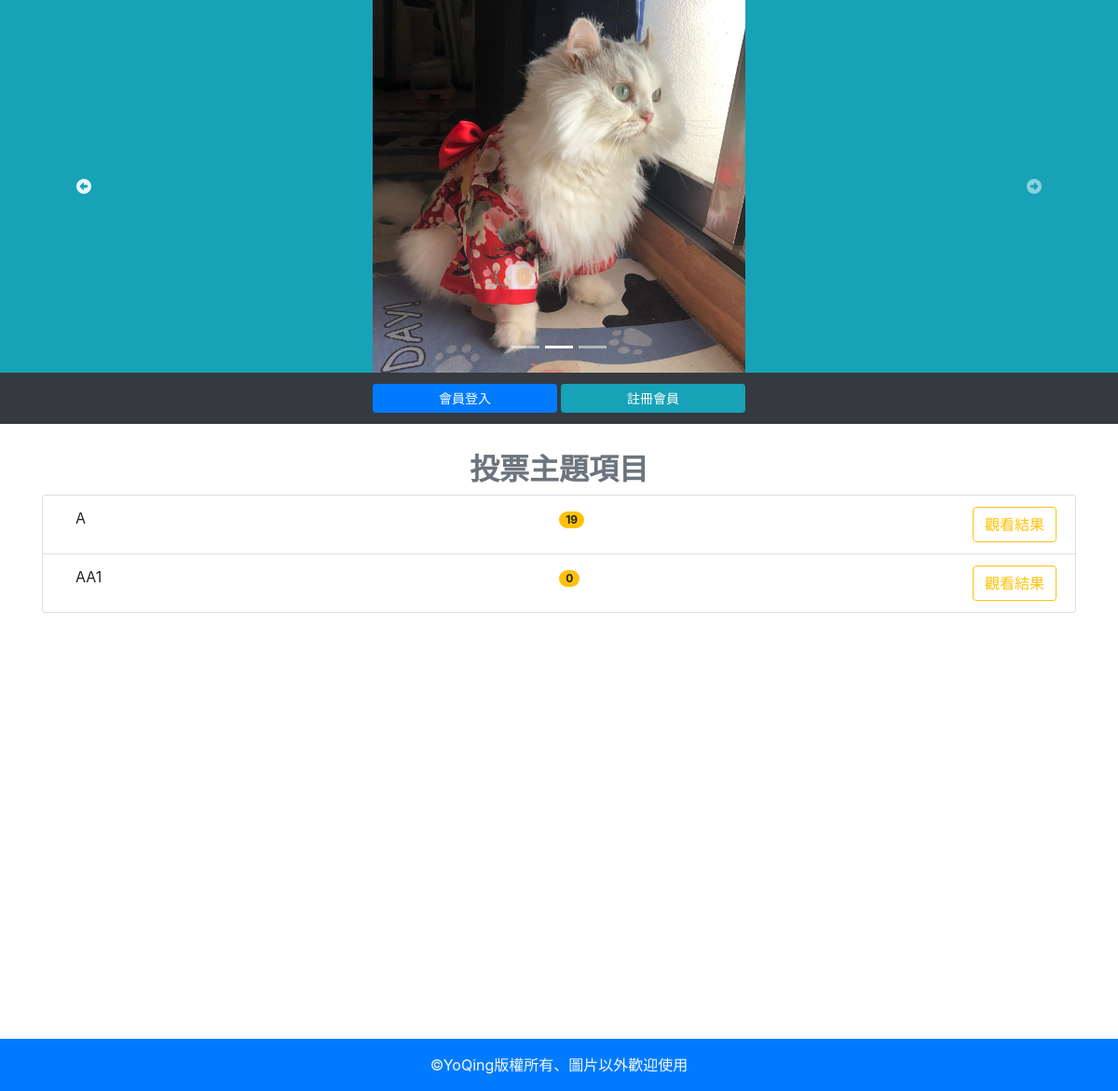
The page / on the database its author committed.
### tables this page shows
CREATE TABLE `ad` (
  `id` int(11) UNSIGNED NOT NULL,
  `name` varchar(64) NOT NULL,
  `sh` tinyint(1) UNSIGNED NOT NULL,
  `intro` varchar(64) DEFAULT NULL
);

CREATE TABLE `topics` (
  `id` int(11) UNSIGNED NOT NULL,
  `topic` varchar(128) NOT NULL
);

### db.php (called while the page is built, shortened)
<?php
    $dsn="mysql:host=localhost;charset=utf8;dbname=yovote";
    $pdo=new PDO($dsn,'root','');
    function all($table,...$arg){
    global $pdo;
    $sql="SELECT * FROM `$table` ";
    if(isset($arg[0])){
        if(is_array($arg[0])){
            foreach($arg[0] as $key=>$value){
                $tmp[]="`$key`='$value'";
            }
            $sql=$sql."where " . implode(" AND ",$tmp);
        }else{
            $sql=$sql.$arg[0];
        }
    }
    $rows=$pdo->query($sql)->fetchAll(PDO::FETCH_ASSOC);
    return $rows;
    }
    function rows($table,$array){
        global $pdo;
        $sql="SELECT count(*) FROM `$table` WHERE ";
            foreach($array as $key=>$value){
                $tmp[]="`$key`='$value'";
            }
            $sql=$sql. implode(" AND ",$tmp);
        return $pdo->query($sql)->fetchColumn();
    }
    function q($sql){
    global $pdo;
    return $pdo->query($sql)->fetchAll(PDO::FETCH_ASSOC);
    }
?>

### index.php (the view, shortened to what this page needs)
<?php
include_once "./db.php";
?>
<!DOCTYPE html>
<html lang="en">
<head>
    <link rel="stylesheet" href="https://maxcdn.bootstrapcdn.com/bootstrap/4.5.2/css/bootstrap.min.css">
    <link rel="stylesheet" href="./style/style.css">
</head>
<body>
<div class="container-fluid">
    <div class="row">
        <div class="jumbotron jumbotron-fluid p-0 mb-0 col-12" style="overflow:hidden">
            <a href="index.php">
                <div id="carouselExampleIndicators" class="carousel slide bg-info" data-ride="carousel" data-interval="2500">
                    <ol class="carousel-indicators position-absolute">
                        <li data-target="#carouselExampleIndicators" data-slide-to="0" class="active"></li>
                        <li data-target="#carouselExampleIndicators" data-slide-to="1"></li>
                        <li data-target="#carouselExampleIndicators" data-slide-to="2"></li>
                    </ol>
                    <div class="carousel-inner">
                    <?php
                        $image=all('ad',['sh'=>1]);
                        foreach($image as $key => $image2){
                        if($key==0){
                            echo "<div class='carousel-item active'>";
                        }else{
                            echo "<div class='carousel-item'>";
                        }
                        echo "<img class='d-block m-auto' style='width:400px;height:400px;' src='./image/{$image2['name']}' alt='{$image2['intro']}'>";
                        echo "</div>";
                        }
                        ?>
                    </div>
                    <a class="carousel-control-prev" href="#carouselExampleIndicators" role="button" data-slide="prev">
                        <span class="fas fa-arrow-alt-circle-left" aria-hidden="true"></span>
                    </a>
                    <a class="carousel-control-next" href="#carouselExampleIndicators" role="button" data-slide="next">
                        <span class="fas fa-arrow-alt-circle-right" aria-hidden="true"></span>
                    </a>
                </div>
            </a>
        </div>
    </div>
</div>
<div class="container-fluid">
    <div class="row">
        <nav class="col bg-dark text-light text-center p-2">
            <?php
                if(isset($_SESSION['user'])){
                    echo "<div class='mx-auto'>";
                    echo "<span>歡迎登入！{$_SESSION['user']}</span>";
                    echo "</div>";
            ?>
                    <div class='text-right'>
                    <a class="btn btn-primary" href="logout.php">登出</a>
                    </div>
            <?php
                }else{
            ?>
            <div class="align:center">
                <a class="col-2 btn btn-sm btn-primary my-1" href="?do=login">會員登入</a>
                <a class="col-2 btn btn-sm btn-info my-1" href="?do=reg">註冊會員</a>
            </div>
            <?php
            }
            ?>
        </nav>
    </div>
</div>
<div class="container">
    <div class="row">
        <div class="col-12">
            <?php
                $do=(isset($_GET['do']))?$_GET['do']:'show_vote_list';
                $file="./frontend/".$do.".php";
                if(file_exists($file)){
                        include $file;
                }else{
                        include "./frontend/show_vote_list.php";
                }
            ?>
        </div>
    </div>
</div>
<div class="p-3 text-center text-light bg-primary">&copy;YoQing版權所有、圖片以外歡迎使用</div>
</body>
</html>

### frontend/show_vote_list.php
<h2 class="text-center font-weight-bold text-secondary">投票主題項目</h2>
<?php
    $alltopics=all('topics');
        echo "<ol class='list-group'>";
        foreach ($alltopics as $key => $value) {
        if(rows('options',['topic_id'=>$value['id']]) > 0){
        echo "<li class='list-group-item'>";
        if(isset($_SESSION['user'])){
            echo "<a class='d-inline-block col-md-6' href='index.php?do=vote&id={$value['id']}'>";
            echo $value['topic'];
            echo "</a>";
        }else{
            echo "<span class='d-inline-block col-md-6'>".$value['topic']."</span>";
        }
        $count=q("select sum(`count`) as '總計' from `options` where `topic_id`='{$value['id']}'");
        echo "<a class='badge badge-pill badge-warning' href='?do=vote_result&id={$value['id']}'>";
        echo $count[0]['總計'];
        echo "</a>";
        echo "<a class='float-right' href='?do=vote_result&id={$value['id']}'>";
        echo "<button type='button' class='btn btn-outline-warning'>觀看結果</button>";
        echo "</a>";
        echo "</li>";
            }
            }
        echo "</ol>";
?>

### index.php (style rules this page uses)
.container { min-height: 600px; margin: 30px auto; }

### rows shown on the page
ad: name (picture)
topics: topic "A", 總計 "19"
topics: topic "AA1", 總計 "0"
